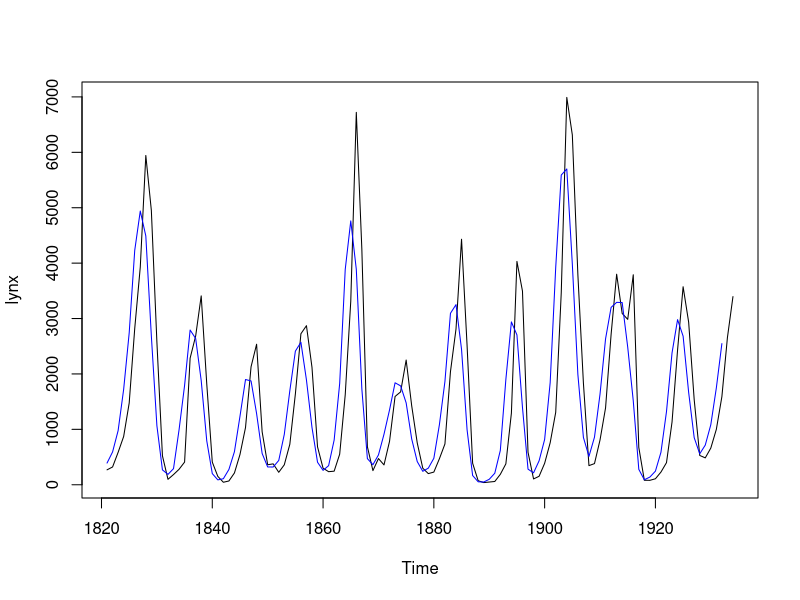

Reproduce this figure in R.
#question 1 
myfun<-function(l){
  l^(1:length(l))/l # here i expand with division
  #if you remove 1: you will use only length of l
  #which is 10, so you will have each element of l
  #to the power of 10, -> 1, 1024, 59049...
}

myfun(1:10)


#question 2

data("lynx")
sma <- function(x){
  n=length(x)
  #notice how the average is taken
  #first we take the numbers from 1:112
  #then we take the numbers from 2:113
  #then we take the numbers from 3:114
  #this is apparently how moving average works
  (x[1:(n-2)]+x[2:(n-1)]+x[3:(n)])/3
  
}

mod_data<-sma(lynx)
plot_1 = ts(mod_data, 1821)
plot(lynx)
lines(plot_1,col='blue')

#question 3

myquarter<-function(){
  
  
  
}
